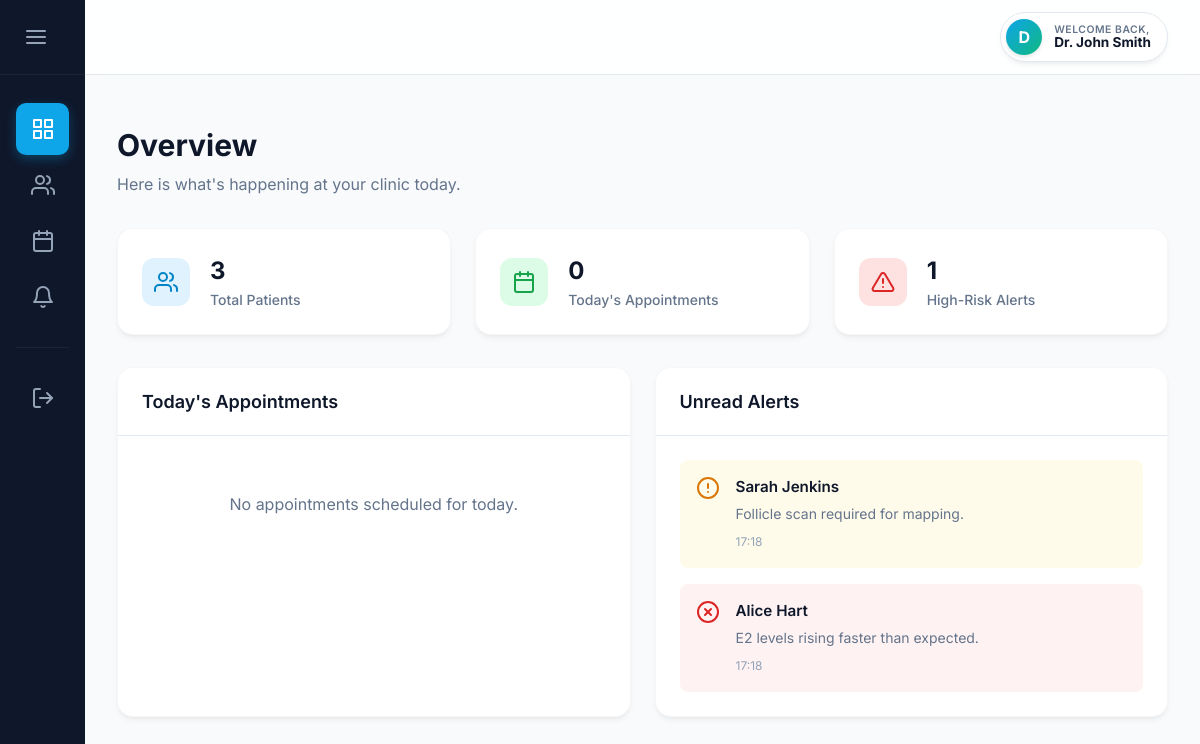
/doctor/dashboard (signed in), run on the app's committed database.
### tables this page shows
CREATE TABLE alerts (
            id INTEGER PRIMARY KEY AUTOINCREMENT,
            doctor_id INTEGER NOT NULL,
            patient_id INTEGER,
            message TEXT NOT NULL,
            severity TEXT DEFAULT 'low',
            is_read BOOLEAN DEFAULT 0,
            created_at TIMESTAMP DEFAULT CURRENT_TIMESTAMP,
            FOREIGN KEY (doctor_id) REFERENCES users (id) ON DELETE CASCADE,
            FOREIGN KEY (patient_id) REFERENCES users (id) ON DELETE CASCADE
        );

CREATE TABLE users (
            id INTEGER PRIMARY KEY AUTOINCREMENT,
            name TEXT NOT NULL,
            email TEXT UNIQUE NOT NULL,
            password_hash TEXT NOT NULL,
            role TEXT NOT NULL DEFAULT 'patient',
            created_at TIMESTAMP DEFAULT CURRENT_TIMESTAMP
        );

### app.py (the view)
@app.route('/doctor/dashboard')
@login_required
@doctor_only
def doctor_dashboard():
    doc_id = session.get('user_id')
    today_str = datetime.now().strftime("%Y-%m-%d")
    conn = get_db_connection()
    total_patients_row = conn.execute('SELECT COUNT(*) as cnt FROM patient_profiles WHERE doctor_id = ?', (doc_id,)).fetchone()
    total_patients = total_patients_row['cnt'] if total_patients_row else 0
    appointments = conn.execute('''
        SELECT a.id, a.date, a.time, a.status, u.name as patient_name, u.email as patient_email
        FROM appointments a
        JOIN users u ON a.patient_id = u.id
        WHERE a.doctor_id = ? AND a.date = ?
        ORDER BY a.time ASC
    ''', (doc_id, today_str)).fetchall()
    alerts = conn.execute('''
        SELECT al.id, al.message, al.severity, al.created_at, u.name as patient_name
        FROM alerts al
        JOIN users u ON al.patient_id = u.id
        WHERE al.doctor_id = ? AND al.is_read = 0
        ORDER BY al.severity DESC, al.created_at DESC
    ''', (doc_id,)).fetchall()
    high_risk_count = sum(1 for alt in alerts if alt['severity'] == 'high')
    conn.close()
    return render_template(
        'doctor_dashboard.html',
        name=session.get('name'),
        total_patients=total_patients,
        appointments=appointments,
        today_appointments_count=len(appointments),
        alerts=alerts,
        high_risk_count=high_risk_count
    )

### app.py (called while the page is built)
def login_required(f):
    @wraps(f)
    def decorated_function(*args, **kwargs):
        if 'user_id' not in session:
            flash("Please log in to access this page.", "warning")
            return redirect(url_for('login'))
        return f(*args, **kwargs)
    return decorated_function

def doctor_only(f):
    @wraps(f)
    def decorated_function(*args, **kwargs):
        if 'user_id' not in session:
            return redirect(url_for('login'))
        if session.get('role') != 'doctor':
            flash("Access denied. Doctor privileges required.", "danger")
            return redirect(url_for('patient_dashboard'))
        return f(*args, **kwargs)
    return decorated_function

### db.py (called while the page is built)
def get_db_connection():
    conn = sqlite3.connect(DB_PATH)
    conn.row_factory = sqlite3.Row
    conn.execute("PRAGMA foreign_keys = ON")
    return conn

### templates/doctor_dashboard.html (shortened to what this page needs)
{% extends "doctor_base.html" %}
{% block content %}
<div class="dashboard-header">
    <h1>Overview</h1>
    <p>Here is what's happening at your clinic today.</p>
</div>
<div class="stats-grid">
    <div class="stat-card">
        <div class="stat-icon" style="background-color: #e0f2fe; color: #0284c7;">
            <i data-feather="users"></i>
        </div>
        <div class="stat-info">
            <h3>{{ total_patients }}</h3>
            <p>Total Patients</p>
        </div>
    </div>
    <div class="stat-card">
        <div class="stat-icon" style="background-color: #dcfce7; color: #16a34a;">
            <i data-feather="calendar"></i>
        </div>
        <div class="stat-info">
            <h3>{{ today_appointments_count }}</h3>
            <p>Today's Appointments</p>
        </div>
    </div>
    <div class="stat-card">
        <div class="stat-icon" style="background-color: #fee2e2; color: #dc2626;">
            <i data-feather="alert-triangle"></i>
        </div>
        <div class="stat-info">
            <h3>{{ high_risk_count }}</h3>
            <p>High-Risk Alerts</p>
        </div>
    </div>
</div>
<div class="dashboard-panels">
    <div class="panel">
        <div class="panel-header">
            <h2>Today's Appointments</h2>
        </div>
        <div class="panel-body">
            {% if appointments %}
                <ul class="appointment-list">
                {% for appt in appointments %}
                    <li class="appointment-item">
                        <div class="appt-time">
                            {{ appt.time }}
                        </div>
                        <div class="appt-details">
                            <h4>{{ appt.patient_name }}</h4>
                            <span class="badge status-{{ 'scheduled' if appt.status|lower == 'scheduled' else ('danger' if appt.status|lower == 'cancelled' else 'completed') }}">{{ appt.status|capitalize }}</span>
                        </div>
                        <div class="appt-actions" style="display: flex; gap: 0.5rem; justify-content: flex-end;">
                            {% if appt.status == 'scheduled' %}
                            <form action="{{ url_for('update_appointment_status', appt_id=appt.id) }}" method="POST" style="display:inline;">
                                <input type="hidden" name="status" value="completed">
                                <button type="submit" class="btn-action" style="color: #16a34a; border-color: #16a34a; padding: 0.2rem 0.5rem;" title="Mark Completed"><i data-feather="check" style="width:14px;height:14px;"></i></button>
                            </form>
                            <form action="{{ url_for('update_appointment_status', appt_id=appt.id) }}" method="POST" style="display:inline;">
                                <input type="hidden" name="status" value="cancelled">
                                <button type="submit" class="btn-action" style="color: #dc2626; border-color: #dc2626; padding: 0.2rem 0.5rem;" title="Cancel"><i data-feather="x" style="width:14px;height:14px;"></i></button>
                            </form>
                            {% endif %}
                        </div>
                    </li>
                {% endfor %}
                </ul>
            {% else %}
                <p class="empty-state">No appointments scheduled for today.</p>
            {% endif %}
        </div>
    </div>
    <div class="panel">
        <div class="panel-header">
            <h2>Unread Alerts</h2>
        </div>
        <div class="panel-body">
            {% if alerts %}
                <ul class="alerts-list">
                {% for alert in alerts %}
                    <li class="alert-item severity-{{ alert.severity }}">
                        <div class="alert-icon">
                            {% if alert.severity == 'high' %}
                                <i data-feather="x-circle"></i>
                            {% elif alert.severity == 'medium' %}
                                <i data-feather="alert-circle"></i>
                            {% else %}
                                <i data-feather="info"></i>
                            {% endif %}
                        </div>
                        <div class="alert-content">
                            <h4>{{ alert.patient_name }}</h4>
                            <p>{{ alert.message }}</p>
                            <span class="alert-time">{{ alert.created_at[11:16] }}</span>
                        </div>
                    </li>
                {% endfor %}
                </ul>
            {% else %}
                <p class="empty-state">No unread alerts. You're all caught up!</p>
            {% endif %}
        </div>
    </div>
</div>
{% endblock %}

### static/style.css (style rules this page uses)
:root { --primary-color: #0ea5e9; --primary-hover: #0284c7; --accent-color: #10b981; --bg-light: #f8fafc; --card-bg: #ffffff; --text-main: #0f172a; --text-muted: #64748b; --border-color: #e2e8f0; --shadow-subtle: 0 4px 6px -1px rgb(0 0 0 / 0.05), 0 2px 4px -2px rgb(0 0 0 / 0.05); --shadow-hover: 0 10px 15px -3px rgb(0 0 0 / 0.1), 0 4px 6px -4px rgb(0 0 0 / 0.05); --input-radius: 12px; --transition: all 0.2s ease; }
* { box-sizing: border-box; margin: 0; padding: 0; }
body { font-family: 'Inter', -apple-system, BlinkMacSystemFont, 'Segoe UI', Roboto, Helvetica, Arial, sans-serif; color: var(--text-main); line-height: 1.5; background-color: var(--bg-light); }
.dashboard-body { background-color: var(--bg-light); display: flex; min-height: 100vh; overflow: hidden; margin: 0; }
.dashboard-header { margin-bottom: 2rem; }
.dashboard-header h1 { font-size: 1.875rem; color: var(--text-main); margin-bottom: 0.25rem; font-weight: 700; }
.dashboard-header p { color: var(--text-muted); }
.stats-grid { display: grid; grid-template-columns: repeat(auto-fit, minmax(250px, 1fr)); gap: 1.5rem; margin-bottom: 2rem; }
.stat-card { background-color: var(--card-bg); border-radius: 16px; padding: 1.5rem; display: flex; align-items: center; gap: 1.25rem; border: 1px solid rgba(0,0,0,0.03); box-shadow: var(--shadow-subtle); transition: transform 0.2s ease, box-shadow 0.2s ease; }
.stat-icon { width: 48px; height: 48px; border-radius: 12px; display: flex; align-items: center; justify-content: center; }
.stat-info h3 { font-size: 1.5rem; font-weight: 700; color: var(--text-main); }
.stat-info p { font-size: 0.875rem; color: var(--text-muted); font-weight: 500; margin-bottom: 0; }
.dashboard-panels { display: grid; grid-template-columns: 1fr 1fr; gap: 1.5rem; }
.panel { background-color: var(--card-bg); border-radius: 16px; border: 1px solid rgba(0,0,0,0.03); box-shadow: var(--shadow-subtle); overflow: hidden; margin-bottom: 1.5rem; transition: box-shadow 0.2s ease; }
.panel-header { padding: 1.25rem 1.5rem; border-bottom: 1px solid var(--border-color); }
.panel-header h2 { font-size: 1.125rem; font-weight: 600; }
.panel-body { padding: 1.5rem; }
.empty-state { text-align: center; color: var(--text-muted); padding: 2rem; }
.alerts-list { list-style: none; }
.alert-item { display: flex; gap: 1rem; padding: 1rem; border-radius: 8px; margin-bottom: 1rem; }
.alert-item:last-child { margin-bottom: 0; }
.severity-high { background-color: #fef2f2; }
.severity-high .alert-icon { color: #dc2626; }
.severity-medium { background-color: #fffbeb; }
.severity-medium .alert-icon { color: #d97706; }
.alert-content h4 { font-size: 0.95rem; font-weight: 600; color: var(--text-main); }
.alert-content p { font-size: 0.875rem; color: var(--text-muted); margin: 0.25rem 0; }
.alert-time { font-size: 0.75rem; color: #94a3b8; }

### data on the page
alerts: severity "medium" (drawn), patient_name "Sarah Jenkins", message "Follicle scan required for mapping.", created_at "17:18"
alerts: severity "high" (drawn), patient_name "Alice Hart", message "E2 levels rising faster than expected.", created_at "17:18"

### other printed values
{{ session.get('name', 'D')[0:1].upper() }} "D"
{{ session.get('name', 'Doctor') }} "Dr. John Smith"
{{ total_patients }} "3"
{{ today_appointments_count }} "0"
{{ high_risk_count }} "1"
